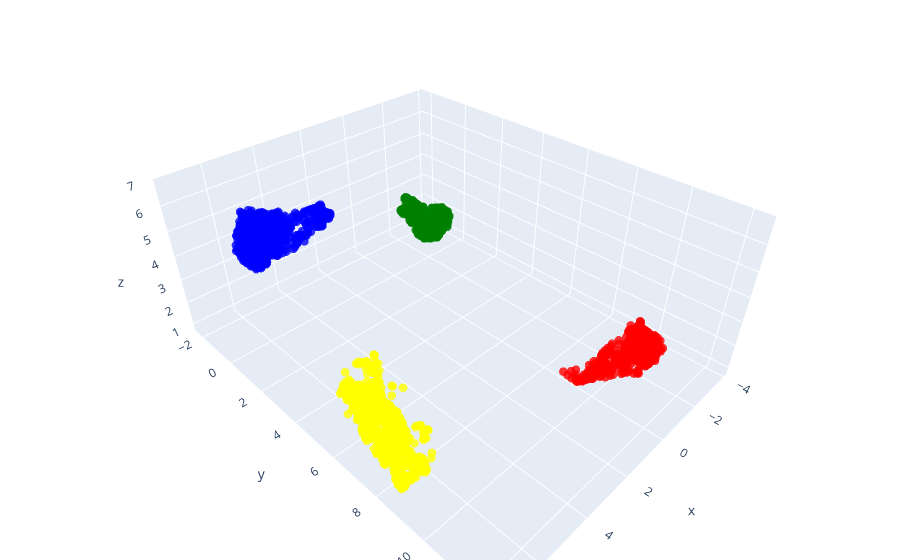

Notebook code cell kept with this figure:
### Code cell
labels = cls_ids
fig = go.Figure(data=[go.Scatter3d(
    x=reduced_df_umap[:,0],
    y=reduced_df_umap[:,1],
    z=reduced_df_umap[:,2],
    mode='markers',
    marker=dict(
        size=3,
        color=np.array(['red', 'blue', 'green','yellow'])[cls_ids],
        opacity=0.8,
        line=dict(
            color='black',
            width=0
        )
    ),
    text=labels
)])

# tight layout
fig.update_layout(margin=dict(l=0, r=0, b=0, t=0))

### Figure 1 — Plotly figure (JSON) as saved in the notebook; plotly's stock layout.template omitted (floating-point values rounded to 4 significant figures; data arrays with more than 128 entries replaced by an {"elided": "..."} marker saying what was removed)
{"data": [{"marker": {"color": {"elided": "2236 str values"}, "line": {"color": "black", "width": 0}, "opacity": 0.8, "size": 3}, "mode": "markers", "text": {"elided": "2236 int values"}, "type": "scatter3d", "x": {"elided": "2236 float values"}, "y": {"elided": "2236 float values"}, "z": {"elided": "2236 float values"}}], "layout": {"margin": {"b": 0, "l": 0, "r": 0, "t": 0}}}
